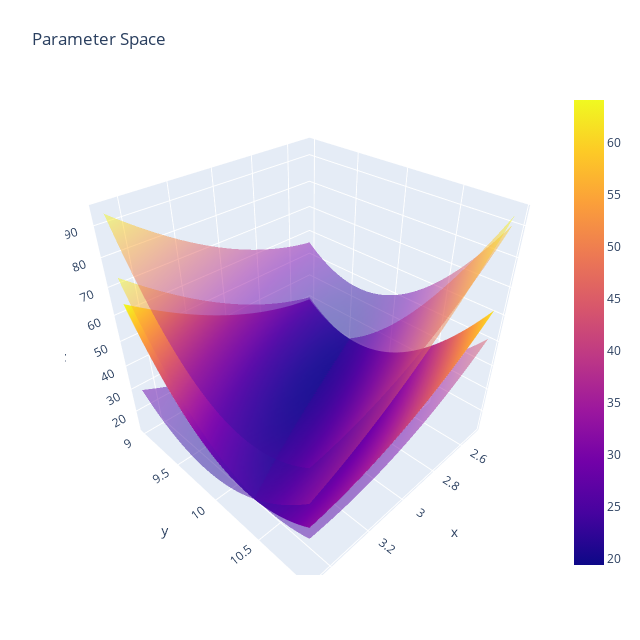

Here is the notebook cell this chart was saved with:
### Code cell
fig = go.Figure(data = [go.Surface(z=minibatch_errors[0], x=a_pred, y=b_pred),
                        go.Surface(z=minibatch_errors[1], x=a_pred, y=b_pred, showscale = False, opacity = 0.5),
                        go.Surface(z=minibatch_errors[2], x=a_pred, y=b_pred, showscale = False, opacity = 0.5),
                        go.Surface(z=minibatch_errors[3], x=a_pred, y=b_pred, showscale = False, opacity = 0.5)])
fig.update_layout(title = "Parameter Space", width = 640, height = 640,
                  margin = dict(l=65, r=50, b=65, t=90))
fig.show()
